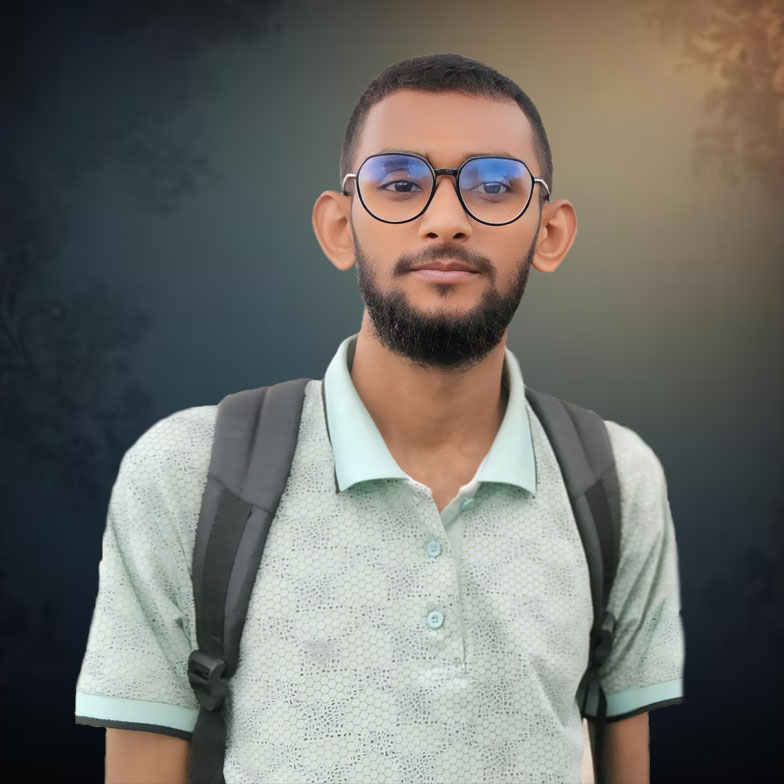
#> input picture 5. Digital Image Processing/Lab/Assignments/Assignment1/image.jpg, 784 x 784 px
$ jupyter execute '1(c).ipynb'
#> lines starting #> are read from the running program, lines starting #| are printed output that depends on the picture; after the words box and inside, x2 and y2 are one past the last pixel; in counts of white or black regions, pixels touching at a corner belong together
[cell 1]
## 1st step: import necessary libreries
import cv2
import matplotlib.pyplot as plt
import numpy as np

[cell 2]
## 2nd step: assign and resize image
originalImage = cv2.imread("image.jpg", cv2.IMREAD_GRAYSCALE)
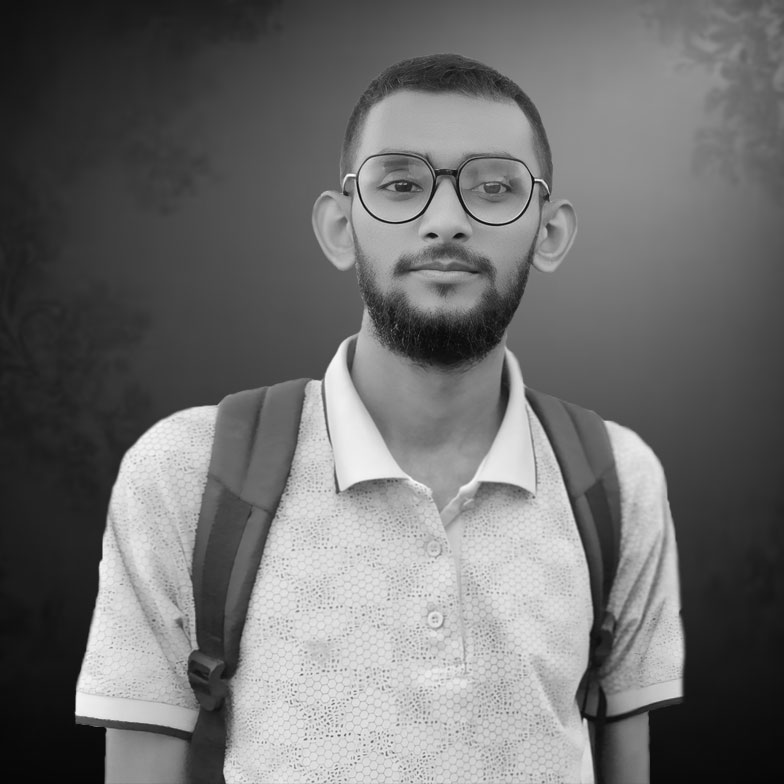
#> originalImage: shape (784, 784); min 5, max 255, mean 110.7
originalImage = cv2.resize(originalImage, (512, 512))
#> originalImage: shape (512, 512)

[cell 3]
## 4th step: create histograme
def generateHistogram(image):
    histogram = np.zeros(256)   # Creates an array of 256 zeros to store the frequency of each pixel intensity value
    height, width = image.shape
#> height = 512; width = 512

    for i in range(height):
        for j in range(width):
            histogram[image[i, j]] += 1
    return histogram

[cell 4]
## 3rd step: show image in ploats
plt.figure(figsize=(16, 8))

# Original Image Visualization & Histogram
plt.subplot(2, 2, 1)
plt.title("Original Image")
plt.imshow(originalImage, cmap='gray')

plt.subplot(2, 2, 2)
plt.title("Histogram (Original Image)")
plt.bar(range(256), generateHistogram(originalImage), width=1.0)

# Thresholding,
thresholdValue = 128
sigmentedImage = np.where(originalImage > thresholdValue, 255, 0)
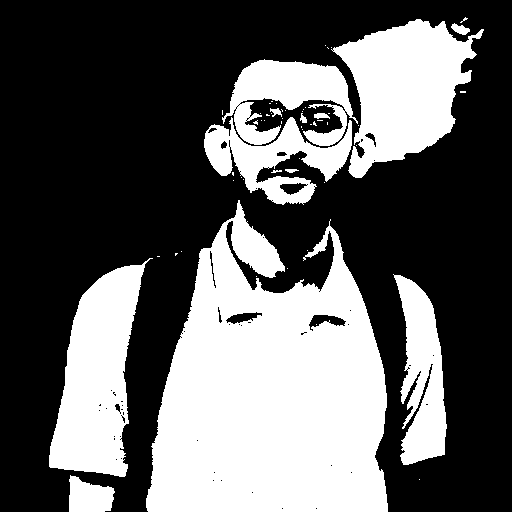
#> sigmentedImage: shape (512, 512) int64; 37.4% white; 58 white regions (45 under 20 px), largest, box (x1, y1, x2, y2) and area: (146, 200, 388, 512) 52307, (331, 19, 484, 178) 13417, (49, 258, 153, 477) 12613
sigmentedImage = np.uint8(sigmentedImage)

# Segment Image Visualization
plt.subplot(2, 2, 3)
plt.title("Sigmented Image")
plt.imshow(sigmentedImage, cmap='gray')

plt.subplot(2, 2, 4)
plt.title("Histogram (Sigmented Image)")
plt.bar(range(256), generateHistogram(sigmentedImage), width=1.0)
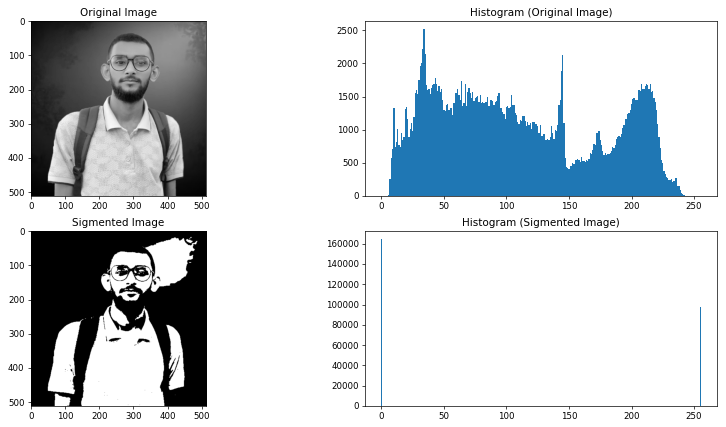
#> figure drawn by matplotlib, 4 panels; panel 2: tallest bar 2513 high, from x = 33.5 to 34.5; panel 4: tallest bar 164214 high, from x = -0.5 to 0.5
